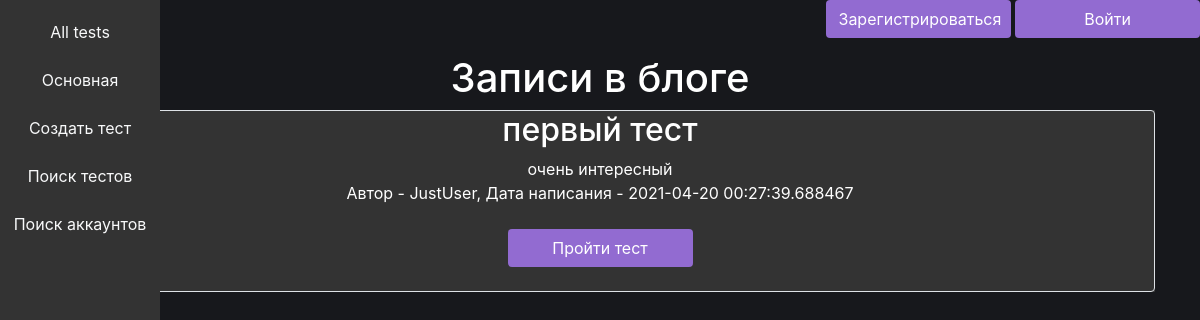
The app's page /, older data.
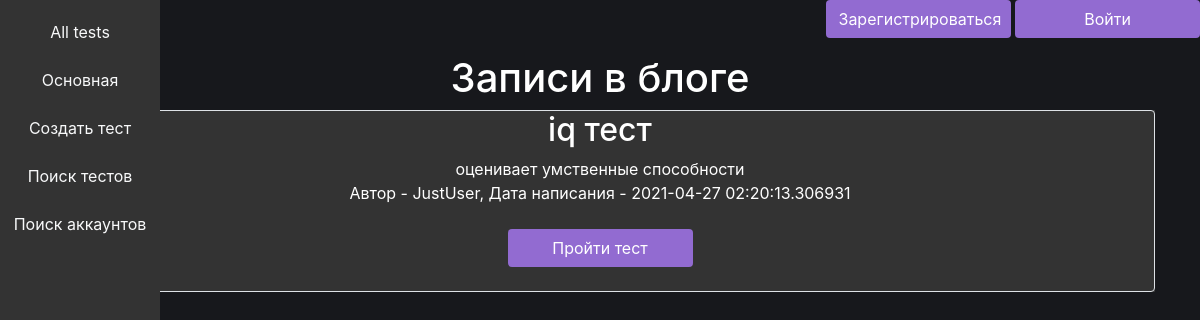
The same page, newer data.
### data/news.py (models this page shows)
class Tests(SqlAlchemyBase):
    __tablename__ = 'tests'
    id = sqlalchemy.Column(sqlalchemy.Integer,
                           primary_key=True, autoincrement=True)
    title = sqlalchemy.Column(sqlalchemy.String, nullable=True)
    content = sqlalchemy.Column(sqlalchemy.String, nullable=True)
    tegs = sqlalchemy.Column(sqlalchemy.String, nullable=True)
    created_date = sqlalchemy.Column(sqlalchemy.DateTime,
                                     default=datetime.datetime.now)
    questions = sqlalchemy.Column(sqlalchemy.String, nullable=True)
    user_id = sqlalchemy.Column(sqlalchemy.Integer,
                                sqlalchemy.ForeignKey("users.id"))
    user = orm.relation('User')
    result = sqlalchemy.Column(sqlalchemy.String, nullable=True)

### data/users.py (models this page shows, shortened)
class User(SqlAlchemyBase, UserMixin):
    __tablename__ = 'users'
    id = sqlalchemy.Column(sqlalchemy.Integer,
                           primary_key=True, autoincrement=True)
    name = sqlalchemy.Column(sqlalchemy.String, nullable=True)
    about = sqlalchemy.Column(sqlalchemy.String, nullable=True)
    email = sqlalchemy.Column(sqlalchemy.String,
                              index=True, unique=True, nullable=True)
    hashed_password = sqlalchemy.Column(sqlalchemy.String, nullable=True)
    created_date = sqlalchemy.Column(sqlalchemy.DateTime,
                                     default=datetime.datetime.now)
    admin = sqlalchemy.Column(sqlalchemy.Boolean, nullable=True, default=False)
    news = orm.relation("News", back_populates='user')

### main.py (the view)
@app.route("/")
def index():
    db_sess = db_session.create_session()
    posts = 'Записи в блоге'
    tests = db_sess.query(Tests)
    return render_template("index.html", news=tests, posts=posts)

### data/db_session.py (called while the page is built)
def create_session() -> Session:
    global __factory
    return __factory()

### templates/index.html (shortened to what this page needs)
{% extends "base.html" %}
{% block content %}
<h1 align="center">Записи в блоге</h1>
<div class="in_back">
        {% for item in news%}
    <div class="col-md6 border rounded" align="center">
        <h2>{{item.title}}</h2>
        <div>
            {{item.content}}
        </div>
        <div>
            Автор - {{item.user.name}}, Дата написания - {{item.created_date}}
        </div>
        {% if current_user.is_authenticated and (current_user == item.user or current_user.admin) %}
        <div>
            <a href="/tests_delete/{{ item.id }}" class="btn">
                Удалить
            </a>
            <a href="/tests_page/{{item.id}}" class="btn">
                Пройти тест
            </a>
        </div>
        {% else %}
           <div>
               <br>
               <a href="/tests_page/{{item.id}}" class="btn">
                Пройти тест
            </a>
               <br>
               <br>
           </div>
        {% endif %}
    </div>
    {% endfor %}
</div>
{% endblock %}

Row changes from the older to the newer data that the page shows:
changed Tests "JustUser": title "первый тест" → "iq тест"; content "очень интересный" → "оценивает умственные способности"; created_date "2021-04-20 00:27:39.688467" → "2021-04-27 02:20:13.306931"
